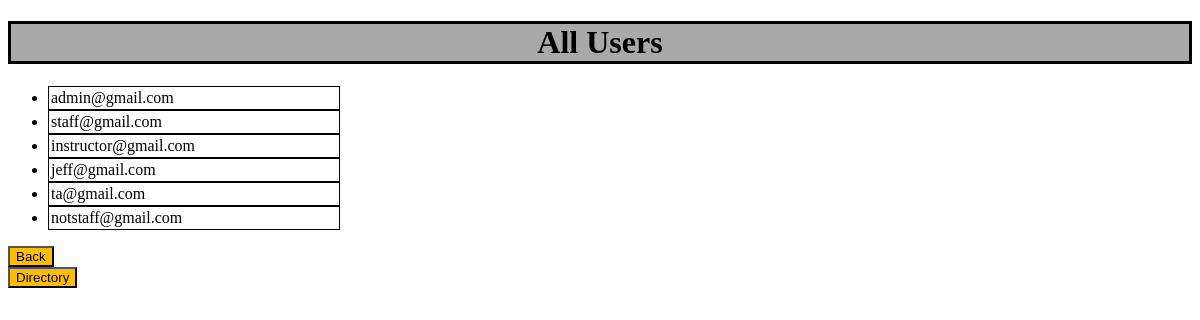
The app's page /user_list/, older data.
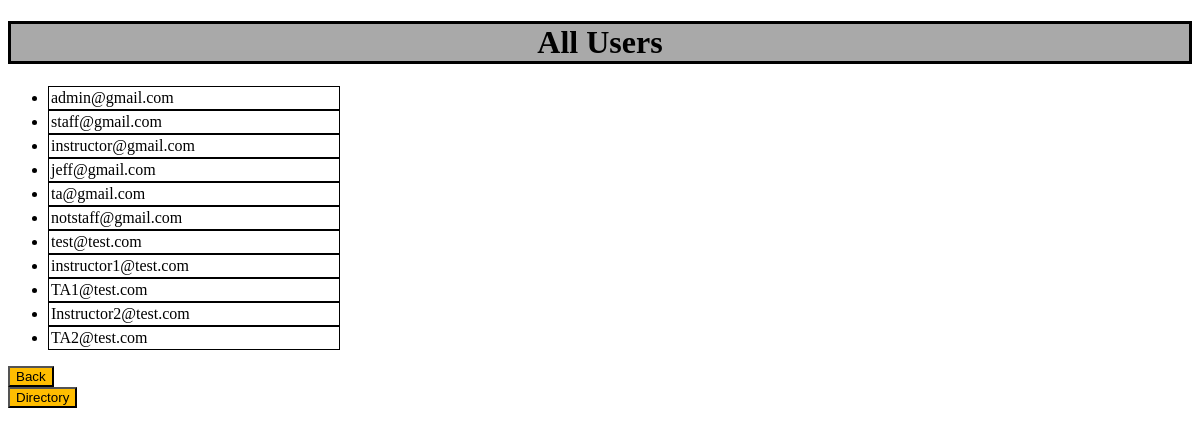
The same page, newer data.
### TASchedulerWebApp/models.py (models this page shows, shortened)
class User(AbstractBaseUser, PermissionsMixin):
    email = models.EmailField(unique=True)
    first_name = models.CharField(max_length=30, blank=True)
    last_name = models.CharField(max_length=30, blank=True)
    is_active = models.BooleanField(default=True)
    is_staff = models.BooleanField(default=False)
    date_joined = models.DateTimeField(auto_now_add=True)
    groups = models.ManyToManyField(Group, related_name='myapp_user_groups', blank=True)
    user_permissions = models.ManyToManyField(Permission, related_name='myapp_user_permissions', blank=True)
    objects = UserManager()
    USERNAME_FIELD = 'email'
    EMAIL_FIELD = 'email'

### TASchedulerWebApp/views.py (the view)
# urls.py: path('user_list/', user_list, name='user_list'),
def user_list(request):
    users = User.objects.all()
    return render(request, 'user_list.html', {'users': users})

### templates/user_list.html
{% extends 'base.html' %}
{% block content %}
  <h1>All Users</h1>
  <ul>
    {% for user in users %}
      <li>{{ user.email }}</li>
    {% endfor %}
  </ul>
    <form action="{% url 'account_info' %}" method="get">
    <button type="submit">Back</button>
     </form>
  <form action="{% url 'directory' %}" method="get">
    <button type="submit">Directory</button>
  </form>
{% endblock %}

### templates/base.html (shortened to what this page needs)
{% load static %}
<!DOCTYPE html>
<html lang="en">
<head>
    <link rel="stylesheet" type="text/css" href="{% static 'css/base.css' %}"/>
</head>
<body>
    {% block content %}
    {% endblock %}
</body>
</html>

### static/css/base.css (style rules this page uses)
h1 { text-align: center; border: 3px solid black; background-color: darkgrey; }
button { background-color: #ffbd00; align-self: center; }
ul { border-collapse: collapse; }
li { border: 1px solid black; padding: 2px; text-align: left; width: 25%; }

Row changes from the older to the newer data that the page shows:
added User: email "test@test.com"
added User: email "instructor1@test.com"
added User: email "TA1@test.com"
added User: email "Instructor2@test.com"
added User: email "TA2@test.com"
